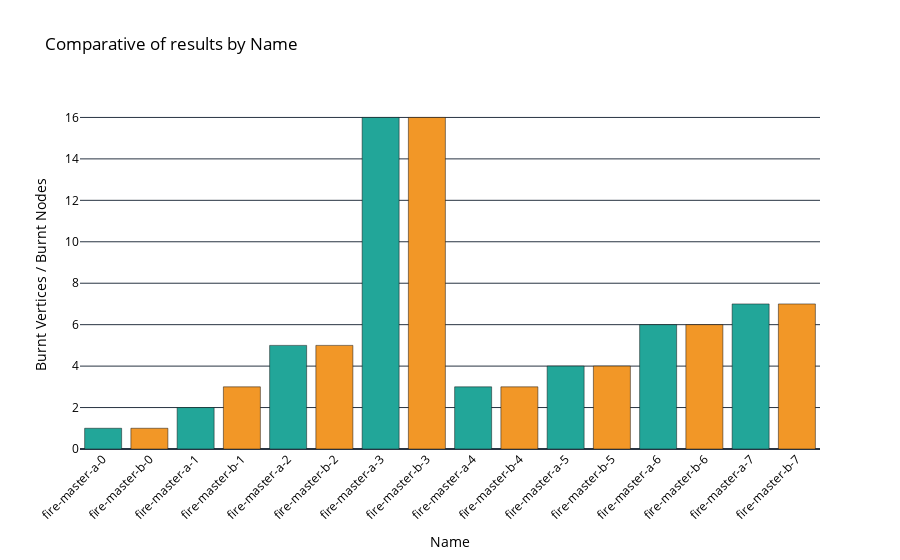

The code cell stored with this chart in its notebook:
### Code cell
import plotly.graph_objects as go
import numpy as np

# Sort the DataFrame by total_runtime in ascending order
combined_data.sort_values('total_runtime', inplace=True)

# Create a list of colors for each group
colors = []
for name in combined_data['name']:
    if '-a-' in name:
        colors.append('#22A699')
    else:
        colors.append('#F29727')

# Create the bar plot
fig = go.Figure(data=go.Bar(x=combined_data['name'], y=combined_data['total_runtime'], marker_color=colors))

# Customize the layout
fig.update_layout(
    title='Total Runtime by Name',
    xaxis_title='Name',
    yaxis_title='Total Runtime',
    xaxis_tickangle=-45,
    yaxis_type='log',  # Set y-axis to log scale
    yaxis_tickformat=',.0f',  # Display numbers with commas as thousand separators
    plot_bgcolor='white',
    paper_bgcolor='white',
    font=dict(color='black')
)

# Add a line at y=1000
fig.add_shape(
    type="line",
    x0=combined_data['name'].iloc[0],
    y0=1000,
    x1=combined_data['name'].iloc[-1],
    y1=1000,
    line=dict(color="#F24C3D", width=4, dash="dash")
)
# Save the figure as an image file
fig.write_image("MFP-of-Grid-instances-runtime.png")

# Show the plot
fig.show()

### Figure 1 — Plotly figure (JSON) as saved in the notebook; plotly's stock layout.template omitted (floating-point values rounded to 4 significant figures)
{"data": [{"marker": {"color": ["#22A699", "#F29727", "#22A699", "#F29727", "#22A699", "#F29727", "#22A699", "#F29727", "#22A699", "#F29727", "#22A699", "#F29727", "#22A699", "#F29727", "#22A699", "#F29727"]}, "x": ["fire-master-a-0", "fire-master-b-0", "fire-master-a-1", "fire-master-b-1", "fire-master-a-2", "fire-master-b-2", "fire-master-a-3", "fire-master-b-3", "fire-master-a-4", "fire-master-b-4", "fire-master-a-5", "fire-master-b-5", "fire-master-a-6", "fire-master-b-6", "fire-master-a-7", "fire-master-b-7"], "y": [1.0, 1.0, 2.0, 3.0, 5.0, 5.0, 16.0, 16.0, 3.0, 3.0, 4.0, 4.0, 6.0, 6.0, 7.0, 7.0], "type": "bar"}], "layout": {"xaxis": {"title": {"text": "Name"}, "tickangle": -45}, "font": {"color": "black"}, "title": {"text": "Comparative of results by Name"}, "yaxis": {"title": {"text": "Burnt Vertices / Burnt Nodes"}}, "plot_bgcolor": "white", "paper_bgcolor": "white"}}
